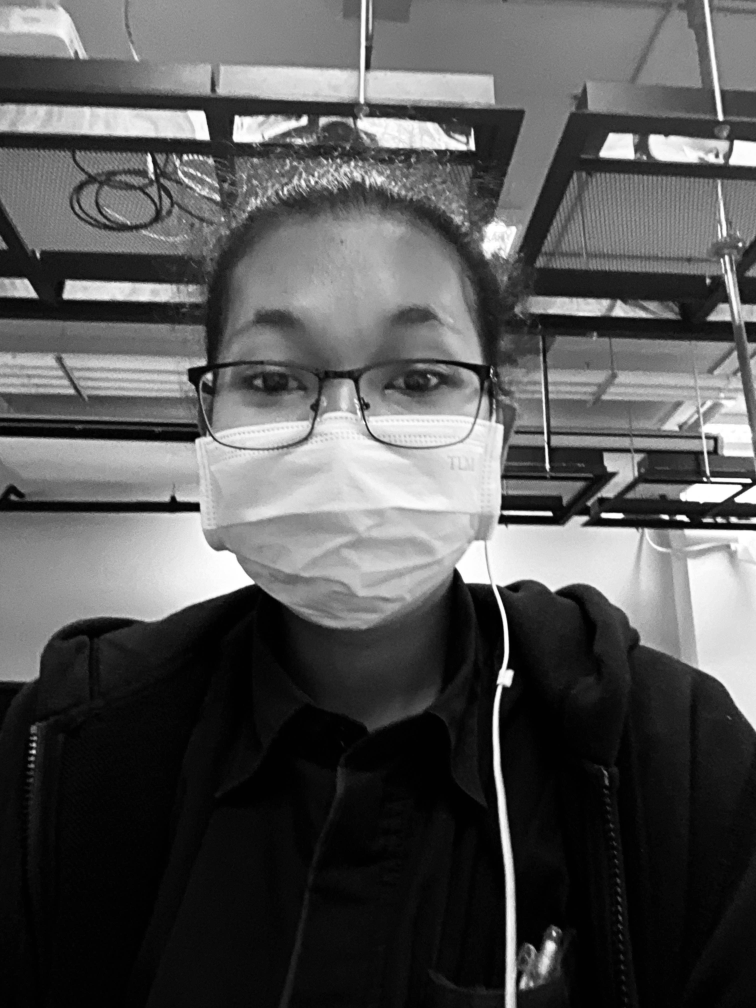
#> input picture Com_Vi/Week02/Ph.jpg, 3024 x 4032 px (shown at 1/4 size)
$ python lab02_3.py
#> lines starting #> are read from the running program, lines starting #| are printed output that depends on the picture
import cv2 as cv
import numpy as np
import matplotlib.pyplot as plt

# Read the image
img = cv.imread("Ph.jpg")
#> img is the input picture: shape (4032, 3024, 3); min 0, max 255, mean 85.7
if img is None:
    print("Could not open or find the image")
    exit(0)

# Resize image
scale_percent = 100  # percent of original size
width = int(img.shape[1] * scale_percent / 400)
#> width = 756
height = int(img.shape[0] * scale_percent / 400)
#> height = 1008
dim = (width, height)
#> dim = (756, 1008)
src = cv.resize(img, dim, interpolation=cv.INTER_AREA)
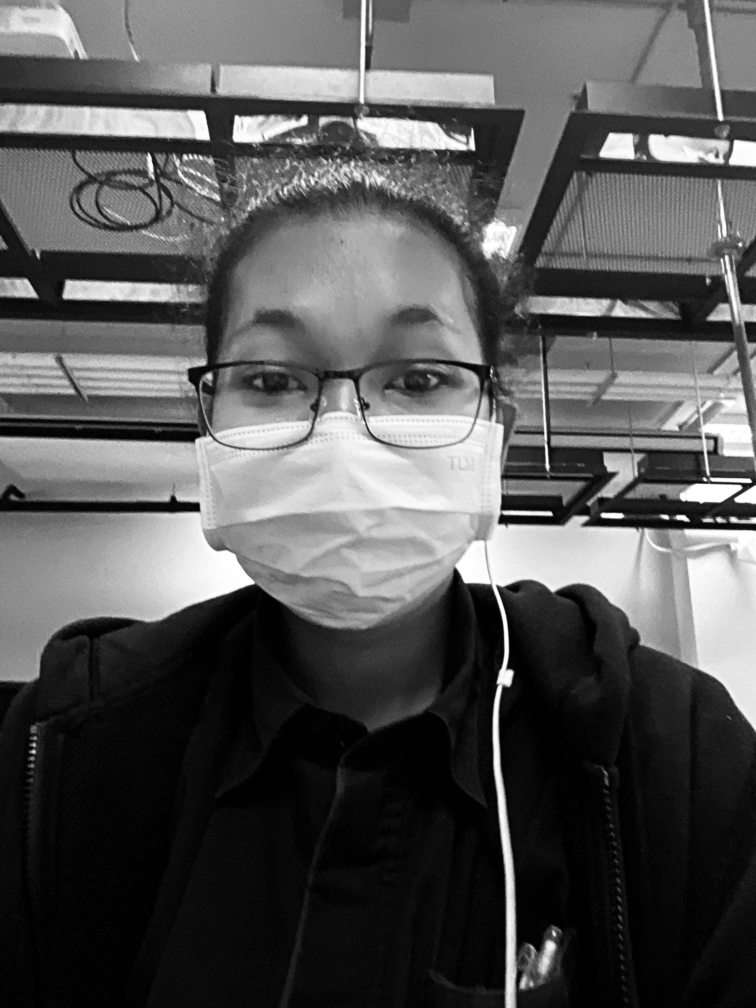
#> src: shape (1008, 756, 3); min 0, max 255, mean 85.7

# Convert to grayscale
src_gray = cv.cvtColor(src, cv.COLOR_BGR2GRAY)

# Apply Histogram Equalization
equalized_img = cv.equalizeHist(src_gray)
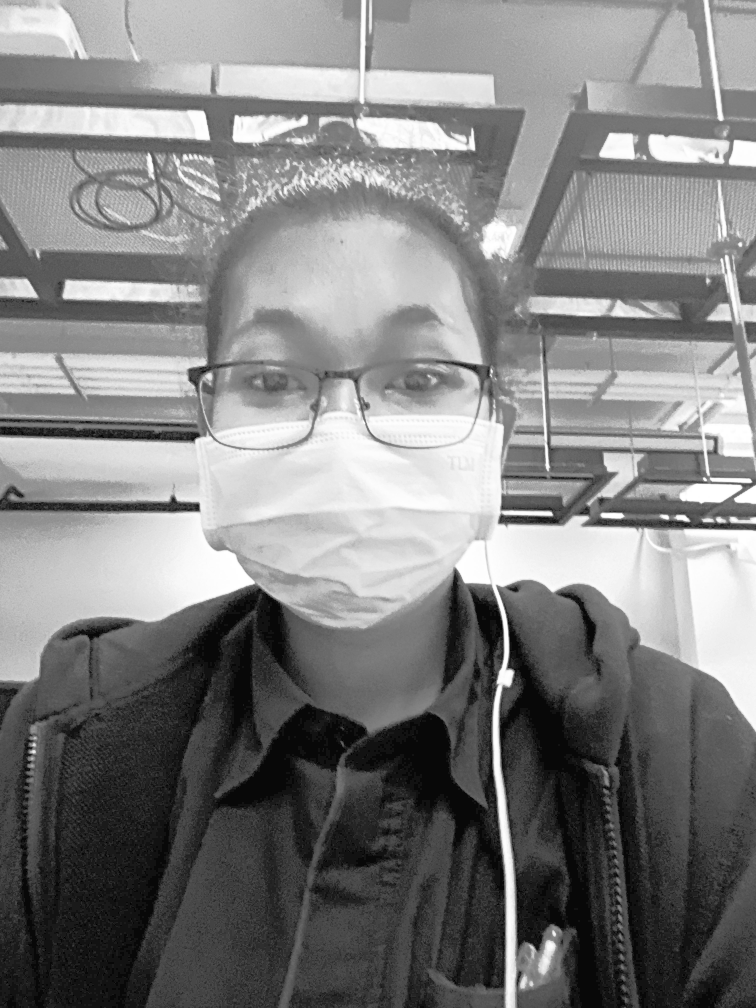
#> equalized_img: shape (1008, 756); min 0, max 255, mean 128.8

# Function to plot histograms
def plot_histogram(image, title, color):
#> called with title = 'Histogram: Original', color = 'gray'
    hist = cv.calcHist([image], [0], None, [256], [0, 256])
#> hist = 256 values, max 28065 at index 2, min 71 at index 0, mean 2976.8
    plt.plot(hist, color=color)
    plt.title(title)
    plt.xlabel("Pixel Value")
    plt.ylabel("Frequency")
    plt.grid()

# Plot images and histograms
plt.figure(figsize=(10, 6))

# Original Grayscale Image
plt.subplot(2, 2, 1)
plt.imshow(src_gray, cmap='gray')
plt.title("Original Grayscale Image")
plt.axis("off")

plt.subplot(2, 2, 2)
plot_histogram(src_gray, "Histogram: Original", color='gray')

# Equalized Image
plt.subplot(2, 2, 3)
plt.imshow(equalized_img, cmap='gray')
plt.title("Equalized Image")
plt.axis("off")

plt.subplot(2, 2, 4)
plot_histogram(equalized_img, "Histogram: Equalized", color='blue')

plt.tight_layout()
plt.show()
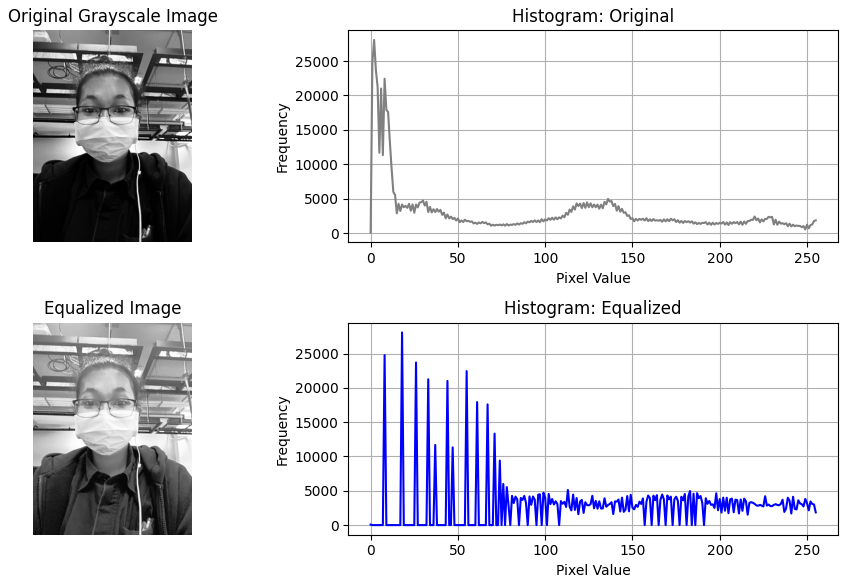
#> figure drawn by matplotlib, 4 panels; panel 2: curve peaks at x = 2, y = 28065; panel 4: curve peaks at x = 18, y = 28065

# Show images using OpenCV (optional)
cv.imshow("Original Grayscale Image", src_gray)
cv.imshow("Equalized Image", equalized_img)
cv.waitKey(0)
cv.destroyAllWindows()

$ run again, with Com_Vi/Week02/catG.jpg copied over Com_Vi/Week02/Ph.jpg
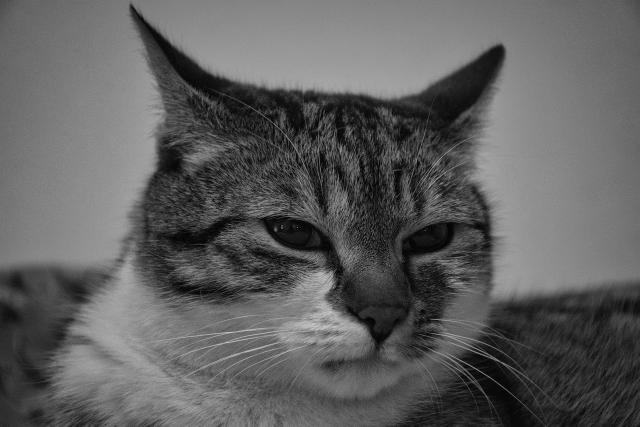
#> input picture Com_Vi/Week02/catG.jpg, 1280 x 853 px (shown at 1/2 size)
#> img is the input picture: shape (853, 1280, 3); min 0, max 235, mean 94.8
#> `equalized_img = cv.equalizeHist(src_gray)`:
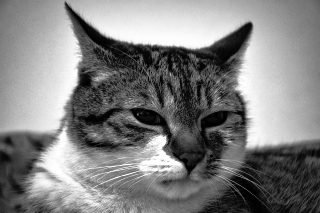
#> equalized_img: shape (213, 320); min 0, max 255, mean 128.4
#> hist = 256 values, max 780 at index 133, min 0 at index 0, mean 266.2
#> `plt.show()`:
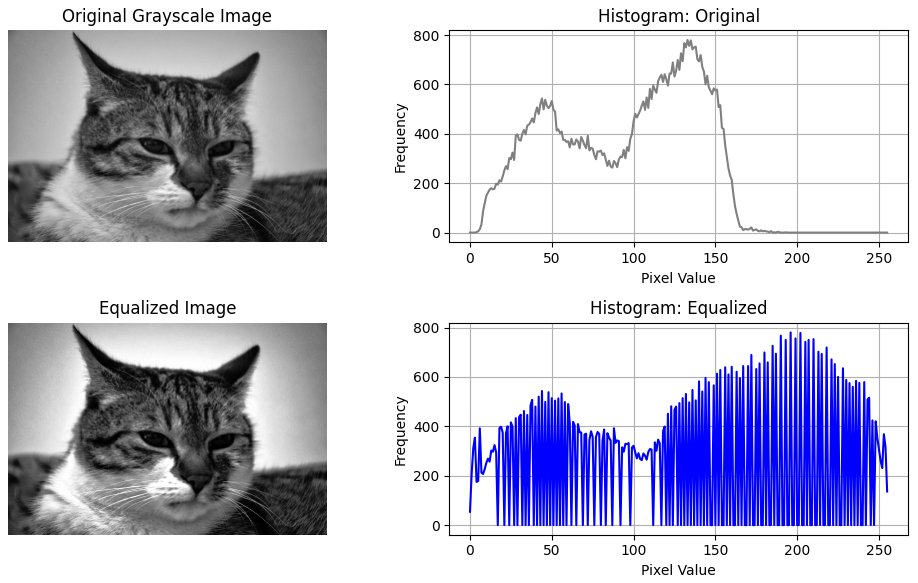
#> figure drawn by matplotlib, 4 panels; panel 2: curve peaks at x = 133, y = 780; panel 4: curve peaks at x = 196, y = 780
